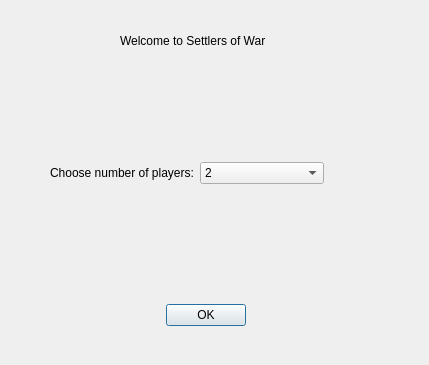
<?xml version="1.0" encoding="UTF-8"?>
<ui version="4.0">
 <class>WelcomeScreen</class>
 <widget class="QDialog" name="WelcomeScreen">
  <property name="geometry">
   <rect>
    <x>0</x>
    <y>0</y>
    <width>429</width>
    <height>365</height>
   </rect>
  </property>
  <property name="windowTitle">
   <string>Dialog</string>
  </property>
  <widget class="QDialogButtonBox" name="startGameButtonBox">
   <property name="geometry">
    <rect>
     <x>120</x>
     <y>300</y>
     <width>171</width>
     <height>31</height>
    </rect>
   </property>
   <property name="orientation">
    <enum>Qt::Horizontal</enum>
   </property>
   <property name="standardButtons">
    <set>QDialogButtonBox::Ok</set>
   </property>
   <property name="centerButtons">
    <bool>true</bool>
   </property>
  </widget>
  <widget class="QLabel" name="label">
   <property name="geometry">
    <rect>
     <x>120</x>
     <y>20</y>
     <width>231</width>
     <height>41</height>
    </rect>
   </property>
   <property name="text">
    <string>Welcome to Settlers of War</string>
   </property>
  </widget>
  <widget class="QWidget" name="layoutWidget">
   <property name="geometry">
    <rect>
     <x>50</x>
     <y>160</y>
     <width>274</width>
     <height>26</height>
    </rect>
   </property>
   <layout class="QHBoxLayout" name="horizontalLayout">
    <item>
     <widget class="QLabel" name="label_2">
      <property name="text">
       <string>Choose number of players:</string>
      </property>
     </widget>
    </item>
    <item>
     <widget class="QComboBox" name="numPlayersComboBox">
      <item>
       <property name="text">
        <string>2</string>
       </property>
      </item>
      <item>
       <property name="text">
        <string>3</string>
       </property>
      </item>
      <item>
       <property name="text">
        <string>4</string>
       </property>
      </item>
     </widget>
    </item>
   </layout>
  </widget>
 </widget>
 <resources/>
 <connections>
  <connection>
   <sender>startGameButtonBox</sender>
   <signal>accepted()</signal>
   <receiver>WelcomeScreen</receiver>
   <slot>accept()</slot>
   <hints>
    <hint type="sourcelabel">
     <x>248</x>
     <y>254</y>
    </hint>
    <hint type="destinationlabel">
     <x>157</x>
     <y>274</y>
    </hint>
   </hints>
  </connection>
  <connection>
   <sender>startGameButtonBox</sender>
   <signal>rejected()</signal>
   <receiver>WelcomeScreen</receiver>
   <slot>reject()</slot>
   <hints>
    <hint type="sourcelabel">
     <x>316</x>
     <y>260</y>
    </hint>
    <hint type="destinationlabel">
     <x>286</x>
     <y>274</y>
    </hint>
   </hints>
  </connection>
 </connections>
</ui>
